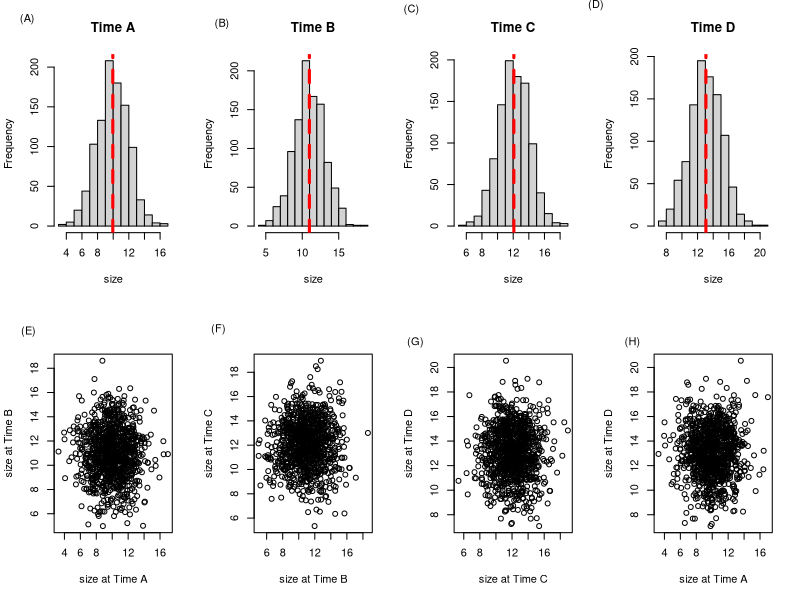
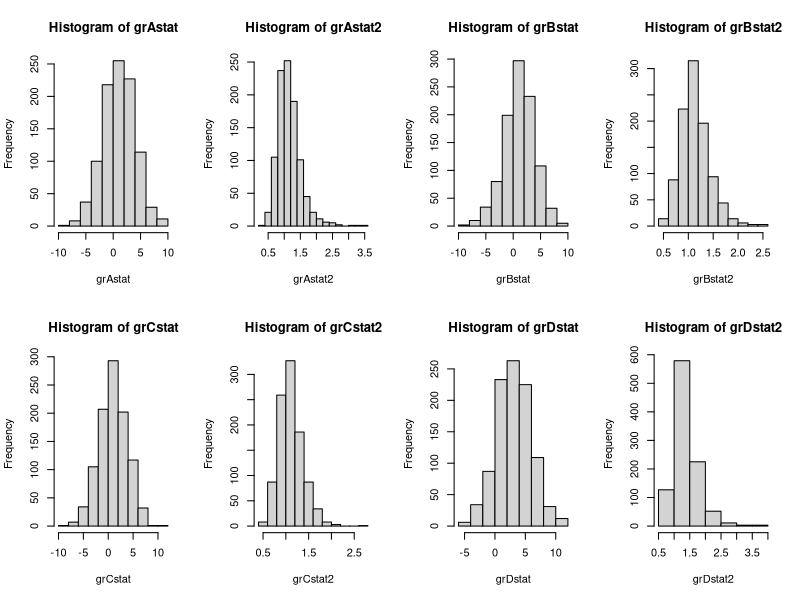
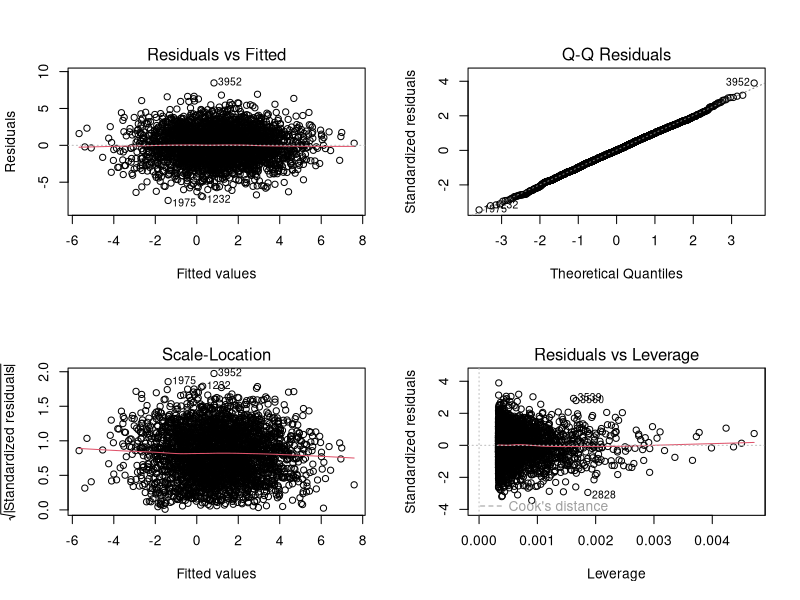
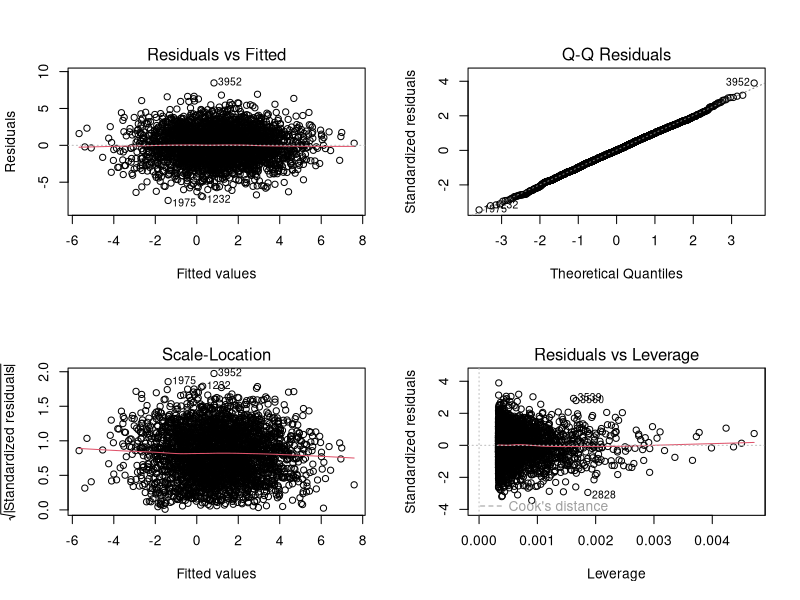
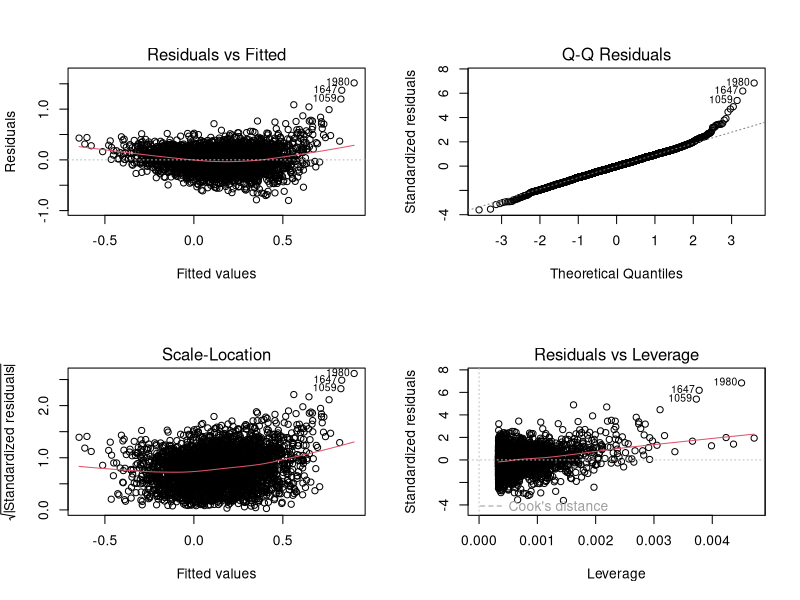
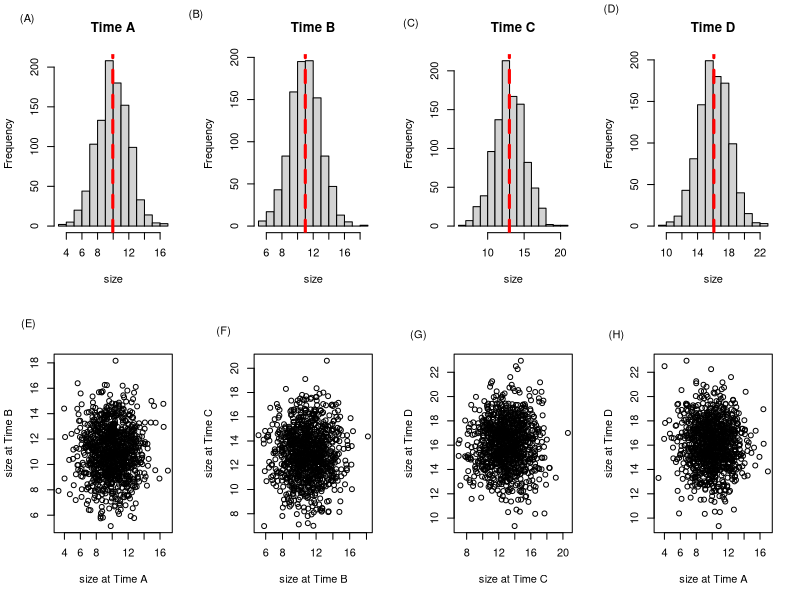
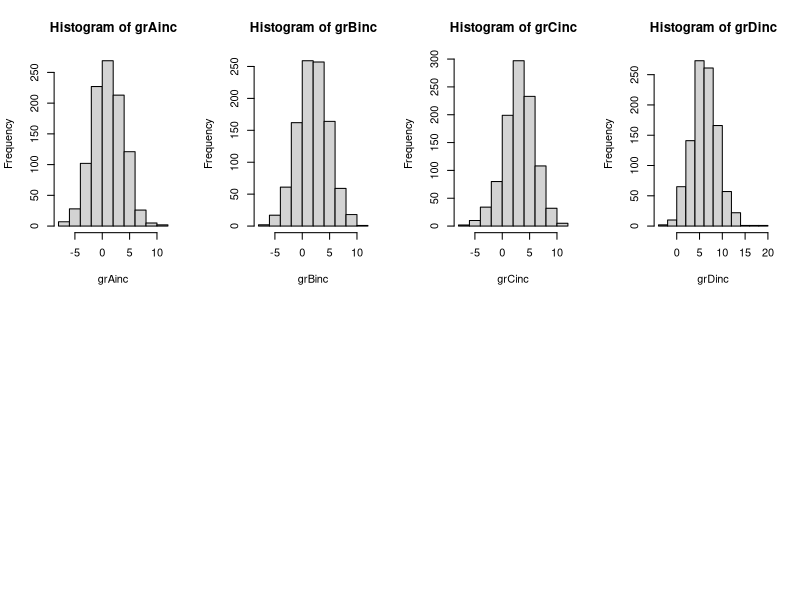
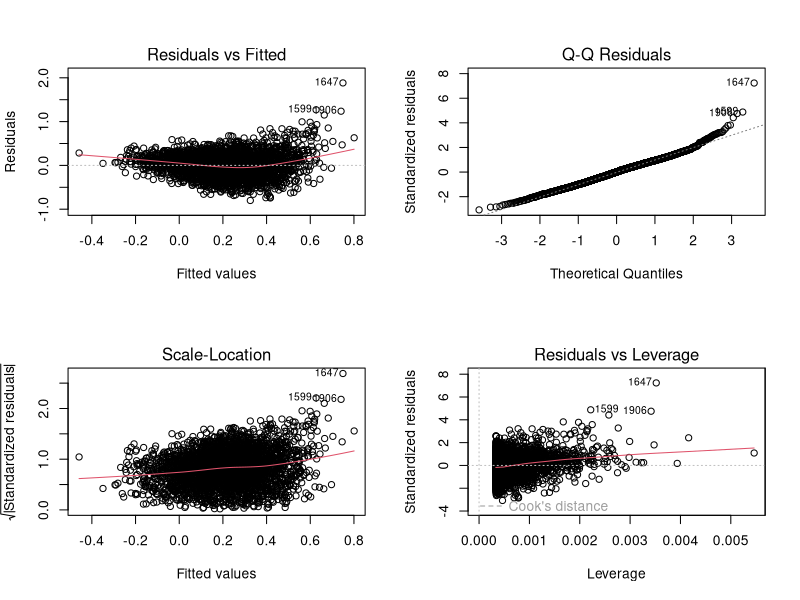

Write R code to recreate these figures, in order. (Note: this script raises an error after producing the figures.)
library(ggplot2)
library(ggsignif)
library(gridExtra)
library(ggpubr)
library(splines)

#first lets simulate some data over fake time-steps - mean changes, but variance stays the same

###################################
#case one, increasing growth, but static growth rate (mean diff of 1 between each time step)

set.seed(42) 

par(mfrow=c(2,4))
set.seed(42) #to ensure repeatability; skip to vary results slightly each time
tA<-rnorm(1000,mean=10,sd=2)
hist(tA, xlab="size",main="Time A")
text(x = -1, y = 260, labels = "(A)", xpd = NA)
abline(v = mean(tA), col="red", lwd=3, lty=2)

set.seed(1) #to ensure repeatability; skip to vary results slightly each time
tB<-rnorm(1000,mean=11,sd=2)
hist(tB, xlab="size",main="Time B")
text(x = -1, y = 260, labels = "(B)", xpd = NA)
abline(v = mean(tB), col="red", lwd=3, lty=2)

set.seed(16) #to ensure repeatability; skip to vary results slightly each time
tC<-rnorm(1000,mean=12,sd=2)
hist(tC, xlab="size",main="Time C")
text(x = -1, y = 260, labels = "(C)", xpd = NA)
abline(v = mean(tC), col="red", lwd=3, lty=2)

set.seed(89) #to ensure repeatability; skip to vary results slightly each time
tD<-rnorm(1000,mean=13,sd=2)
hist(tD, xlab="size",main="Time D")
text(x = -1, y = 260, labels = "(D)", xpd = NA)
abline(v = mean(tD), col="red", lwd=3, lty=2)

plot(tB~tA, xlab = "size at Time A", ylab = "size at Time B")
text(x = -0.5, y = 21, labels = "(E)", xpd = NA)
summary(lm(tB~tA)) #UNCORRELATED
plot(tC~tB, xlab = "size at Time B", ylab = "size at Time C")
text(x = 0, y = 21.5, labels = "(F)", xpd = NA)
summary(lm(tC~tB)) #UNCORRELATED
plot(tD~tC, xlab = "size at Time C", ylab = "size at Time D")
text(x = 0, y = 22, labels = "(G)", xpd = NA)
summary(lm(tC~tD)) #UNCORRELATED
plot(tD~tA, xlab = "size at Time A", ylab = "size at Time D")
text(x = 0, y = 22, labels = "(H)", xpd = NA)
summary(lm(tD~tA)) #UNCORRELATED

grAstat<-tB-tA
hist(grAstat)
mean(grAstat) #close to 1 as desired

grAstat2<-tB/tA
hist(grAstat2)
mean(grAstat2)

grBstat<-tC-tB
hist(grBstat)
mean(grBstat) #close to 1 as desired

grBstat2<-tC/tB
hist(grBstat2)
mean(grBstat2) 

grCstat<-tD-tC
hist(grCstat)
mean(grCstat) #close to 1 as desired

grCstat2<-tD/tC
hist(grCstat2)
mean(grCstat2)

grDstat<-tD-tA
hist(grDstat)
mean(grDstat) #for a total of almost 3

grDstat2<-tD/tA
hist(grDstat2)
mean(grDstat2)

##now combine into dataframe
A<-as.data.frame(cbind("size"=tA,"growthRate"=grAstat,"growthRate2"=grAstat2,"InitialSize"=tA))
A$time<-rep("A",1000)
A$diff<-rep("A to A",1000)
head(A)

B<-as.data.frame(cbind("size"=tB,"growthRate"=grAstat, "growthRate2"=grAstat2,"InitialSize"=tA))
B$time<-rep("B",1000)
B$diff<-rep("A to B",1000)
head(B)

C<-as.data.frame(cbind("size"=tC,"growthRate"=grBstat, "growthRate2"=grBstat2,"InitialSize"=tB))
C$time<-rep("C",1000)
C$diff<-rep("B to C",1000)
head(C)

D<-as.data.frame(cbind("size"=tD,"growthRate"=grCstat, "growthRate2"=grCstat2,"InitialSize"=tC))
D$time<-rep("D",1000)
D$diff<-rep("C to D",1000)
head(D)

# Total<-as.data.frame(cbind("size"=tD,"growthRate"=grDstat,"InitialSize"=tA))
# Total$time<-rep("Total",1000)
# Total$diff<-rep("Total",1000)
# head(Total)


simStatic<-as.data.frame(rbind(A,B,C,D))
simStatic$stdGR<-(simStatic$growthRate/simStatic$InitialSize) #calculate standardized growth rate
simStatic$time<-factor(simStatic$time,ordered = T,levels=c("A","B","C","D")) #making time ordinal

#and generate plots and statistics

#For size over time
StatSize<-ggplot(simStatic, aes(x=time, y=size)) + geom_boxplot() +theme_bw()+ylab("Size")+xlab(NULL)+ggtitle("Static Growth Rate")+ geom_signif(comparisons = list(c("A", "B"),c("B", "C"),c("C", "D")), map_signif_level=TRUE) #simulated size data gets bigger over time steps on average, but no correlation between individuals across time-points
Mss<-aov(size~time,simStatic)
summary(Mss)
TukeyHSD(Mss,which="time") #size at each time-step sig diff from all others

#For growth over time
subStat1=subset(simStatic,time!="A") #3 pairwise differences for 4 time-points
StatGrowth<-ggplot(subStat1, aes(x=diff, y=growthRate)) + geom_boxplot() +theme_bw() +ylab("Growth") +xlab(NULL) 
Msgr<-aov(growthRate~diff,subStat1) 
summary(Msgr) #no change over time


#For standardized growth over time
StatGrowthStd<-ggplot(subStat1, aes(x=diff, y=stdGR)) + geom_boxplot() +theme_bw() +ylab("Std Growth") +xlab(NULL) + geom_signif(comparisons = list(c("A to B", "C to D")), map_signif_level=TRUE) #this is spurious significance based on table below - need to correct in final plot
Msgrs<-aov(stdGR~diff,subStat1) 
summary(Msgrs) #decreasing over time
TukeyHSD(Msgrs,which="diff") #sig difference bewteen first and last time windows


#for growth rate vs initial size v1
StatGrowthVSsize<-ggplot(subStat1, aes(x=InitialSize, y=growthRate)) + geom_point(alpha=0.3) +geom_smooth(method='lm')+theme_bw() +ylab("Growth") +xlab(NULL) +ggtitle("Static Growth Rate")
summary(lm(growthRate~InitialSize,subStat1)) #significant negative relationship
par(mfrow=c(2,2))
plot(lm(growthRate~InitialSize,subStat1)) #satisfies assumptions of linear model
# see https://www.sthda.com/english/articles/39-regression-model-diagnostics/161-linear-regression-assumptions-and-diagnostics-in-r-essentials/

StatGrowth2VSsize<-ggplot(subStat1, aes(x=InitialSize, y=growthRate2)) + geom_point(alpha=0.3) +geom_smooth(method='lm')+theme_bw() +ylab("Growth") +xlab(NULL) +ggtitle("Static Growth Rate")
summary(lm(growthRate~InitialSize,subStat1)) #significant negative relationship
par(mfrow=c(2,2))
plot(lm(growthRate~InitialSize,subStat1)) #satisfies assumptions of linear model
# see https://www.sthda.com/english/articles/39-regression-model-diagnostics/161-linear-regression-assumptions-and-diagnostics-in-r-essentials/



###now, plot standardized growth rates and see how relationship looks

StatStdGrowthVSsize<-ggplot(subStat1, aes(x=InitialSize, y=stdGR)) + geom_point(alpha=0.3) +geom_smooth()+theme_bw()+ylab("Std. Growth") +xlab(NULL) 
#strong negative non-linear?
par(mfrow=c(2,2))
plot(lm(stdGR~InitialSize,subStat1)) #yep, violates assumptions 


############################
#case two, increasing growth, with increasing growth rate (mean diff increases each time step)

par(mfrow=c(2,4))
set.seed(42) #to ensure repeatability; skip to vary results slightly each time
tA<-rnorm(1000,mean=10,sd=2)
hist(tA, xlab="size",main="Time A")
text(x = -1, y = 260, labels = "(A)", xpd = NA)
abline(v = mean(tA), col="red", lwd=3, lty=2)

tB<-rnorm(1000,mean=11,sd=2)
set.seed(1) #to ensure repeatability; skip to vary results slightly each time
hist(tB, xlab="size",main="Time B")
text(x = -3, y = 250, labels = "(B)", xpd = NA)
abline(v = mean(tB), col="red", lwd=3, lty=2)

tC<-rnorm(1000,mean=13,sd=2)
set.seed(16) #to ensure repeatability; skip to vary results slightly each time
hist(tC, xlab="size",main="Time C")
text(x = -0.5, y = 260, labels = "(C)", xpd = NA)
abline(v = mean(tC), col="red", lwd=3, lty=2)

tD<-rnorm(1000,mean=16,sd=2)
set.seed(89) #to ensure repeatability; skip to vary results slightly each time
hist(tD, xlab="size",main="Time D")
text(x = 3, y = 260, labels = "(D)", xpd = NA)
abline(v = mean(tD), col="red", lwd=3, lty=2)

plot(tB~tA, xlab = "size at Time A", ylab = "size at Time B")
text(x = -0.5, y = 21, labels = "(E)", xpd = NA)
summary(lm(tB~tA)) #UNCORRELATED
plot(tC~tB, xlab = "size at Time B", ylab = "size at Time C")
text(x = 1, y = 23, labels = "(F)", xpd = NA)
summary(lm(tC~tB)) #UNCORRELATED
plot(tD~tC, xlab = "size at Time C", ylab = "size at Time D")
text(x = 2, y = 25, labels = "(G)", xpd = NA)
summary(lm(tC~tD)) #UNCORRELATED
plot(tD~tA, xlab = "size at Time A", ylab = "size at Time D")
text(x = -2, y = 25, labels = "(H)", xpd = NA)
summary(lm(tD~tA)) #UNCORRELATED

grAinc<-tB-tA
hist(grAinc)
mean(grAinc) #nearly 1

grBinc<-tC-tB
hist(grBinc)
mean(grBinc) #nearly 2

grCinc<-tD-tC
hist(grCinc)
mean(grCinc) #nearly 3

grDinc<-tD-tA
hist(grDinc)
mean(grDinc) #for a total of 6

##now combine into dataframe
A<-as.data.frame(cbind("size"=tA,"growthRate"=grAinc,"InitialSize"=tA))
A$time<-rep("A",1000)
A$diff<-rep("A to A",1000)
head(A)

B<-as.data.frame(cbind("size"=tB,"growthRate"=grAinc,"InitialSize"=tA))
B$time<-rep("B",1000)
B$diff<-rep("A to B",1000)
head(B)

C<-as.data.frame(cbind("size"=tC,"growthRate"=grBinc,"InitialSize"=tB))
C$time<-rep("C",1000)
C$diff<-rep("B to C",1000)
head(C)

D<-as.data.frame(cbind("size"=tD,"growthRate"=grCinc,"InitialSize"=tC))
D$time<-rep("D",1000)
D$diff<-rep("C to D",1000)
head(D)


simInc<-as.data.frame(rbind(A,B,C,D))
simInc$stdGR<-(simInc$growthRate/simInc$InitialSize) #calculate standardized growth rate
simInc$time<-factor(simInc$time,ordered = T,levels=c("A","B","C","D")) #making time ordinal

#and plot
IncSize<-ggplot(simInc, aes(x=time, y=size)) + geom_boxplot() +theme_bw()+ylab(NULL)+xlab(NULL) +ggtitle("Incr. Growth Rate")+ geom_signif(comparisons = list(c("A", "B"),c("B", "C"),c("C", "D")), map_signif_level=TRUE)#simulated size data gets bigger over time steps - pseudo exponential
Mis<-aov(size~time,simInc)
summary(Mis)
TukeyHSD(Mis,which="time") #size at each time-step sig diff from all others

#For growth over time
subInc1=subset(simInc,time!="A") #3 pairwise differences for 4 time-points
IncGrowth<-ggplot(subInc1, aes(x=diff, y=growthRate)) + geom_boxplot() +theme_bw() +ylab(NULL) +xlab(NULL) + geom_signif(comparisons = list(c("A to B", "B to C"),c("B to C", "C to D")), map_signif_level=TRUE)
Migr<-aov(growthRate~diff,subInc1) 
summary(Migr) #sig diff over time
TukeyHSD(Migr,which="diff") #increasing (diff always positive)

#For standardized growth over time
IncGrowthStd<-ggplot(subInc1, aes(x=diff, y=stdGR)) + geom_boxplot() +theme_bw() +ylab(NULL) +xlab(NULL) + geom_signif(comparisons = list(c("A to B", "B to C"),c("B to C", "C to D")), map_signif_level=TRUE)
Migrs<-aov(stdGR~diff,subInc1) 
summary(Migrs) #decreasing over time
TukeyHSD(Migrs,which="diff") #sig difference bewteen first and last time windows

#for growth rate vs initial size 
IncGrowthVSsize<-ggplot(subInc1, aes(x=InitialSize, y=growthRate)) + geom_point(alpha=0.3) +geom_smooth(method='lm')+theme_bw() +ylab(NULL) +xlab(NULL) +ggtitle("Increasing Growth Rate")
summary(lm(growthRate~InitialSize,subInc1)) #significant negative relationship


###now, plot standardized growth rates and see how relationship looks

IncStdGrowthVSsize<-ggplot(subInc1, aes(x=InitialSize, y=stdGR)) + geom_point(alpha=0.3) +geom_smooth()+theme_bw()+ylab(NULL) +xlab(NULL)
 #very strong negative (and nonlinear) relationship
par(mfrow=c(2,2))
plot(lm(stdGR~InitialSize,subInc1)) #yep, violates assumptions 


######################################################################################
#case three, increasing growth, with decreasing growth rate (mean diff decreases each time step)
par(mfrow=c(2,4))
set.seed(42) #to ensure repeatability; skip to vary results slightly each time
tA<-rnorm(1000,mean=10,sd=2)
hist(tA, xlab="size",main="Time A")
text(x = -1, y = 240, labels = "(A)", xpd = NA)
abline(v = mean(tA), col="red", lwd=3, lty=2)

set.seed(1) #to ensure repeatability; skip to vary results slightly each time
tB<-rnorm(1000,mean=13,sd=2)
hist(tB, xlab="size",main="Time B")
text(x = 2, y = 250, labels = "(B)", xpd = NA)
abline(v = mean(tB), col="red", lwd=3, lty=2)

set.seed(16) #to ensure repeatability; skip to vary results slightly each time
tC<-rnorm(1000,mean=15,sd=2)
hist(tC, xlab="size",main="Time C")
text(x = -1, y = 240, labels = "(C)", xpd = NA)
abline(v = mean(tC), col="red", lwd=3, lty=2)

set.seed(89) #to ensure repeatability; skip to vary results slightly each time
tD<-rnorm(1000,mean=16,sd=2)
hist(tD, xlab="size",main="Time D")
text(x = 3, y = 240, labels = "(D)", xpd = NA)
abline(v = mean(tD), col="red", lwd=3, lty=2)

plot(tB~tA, xlab = "size at Time A", ylab = "size at Time B")
text(x = -0.5, y = 22, labels = "(E)", xpd = NA)
summary(lm(tB~tA)) #UNCORRELATED
plot(tC~tB, xlab = "size at Time B", ylab = "size at Time C")
text(x = 3, y = 24, labels = "(F)", xpd = NA)
summary(lm(tC~tB)) #UNCORRELATED
plot(tD~tC, xlab = "size at Time C", ylab = "size at Time D")
text(x = 2, y = 25, labels = "(G)", xpd = NA)
summary(lm(tC~tD)) #UNCORRELATED
plot(tD~tA, xlab = "size at Time A", ylab = "size at Time D")
text(x = -0.5, y = 25, labels = "(H)", xpd = NA)
summary(lm(tD~tA)) #UNCORRELATED

grAdec<-tB-tA
hist(grAdec)
mean(grAdec) #nearly 3

grBdec<-tC-tB
hist(grBdec)
mean(grBdec) #nearly 2

grCdec<-tD-tC
hist(grCdec)
mean(grCdec) #nearly 1

grDdec<-tD-tA
hist(grDdec)
mean(grDdec) #for a total of 6


##now combine into dataframe
A<-as.data.frame(cbind("size"=tA,"growthRate"=grAdec,"InitialSize"=tA))
A$time<-rep("A",1000)
A$diff<-rep("A to A",1000)
head(A)

B<-as.data.frame(cbind("size"=tB,"growthRate"=grAdec,"InitialSize"=tA))
B$time<-rep("B",1000)
B$diff<-rep("A to B",1000)
head(B)

C<-as.data.frame(cbind("size"=tC,"growthRate"=grBdec,"InitialSize"=tB))
C$time<-rep("C",1000)
C$diff<-rep("B to C",1000)
head(C)

D<-as.data.frame(cbind("size"=tD,"growthRate"=grCdec,"InitialSize"=tC))
D$time<-rep("D",1000)
D$diff<-rep("C to D",1000)
head(D)


simDec<-as.data.frame(rbind(A,B,C,D))
simDec$stdGR<-(simDec$growthRate/simDec$InitialSize) #calculate standardized growth rate
simDec$time<-factor(simDec$time,ordered = T,levels=c("A","B","C","D")) #making time ordinal

#and generate plots and statistics

#For size over time
DecSize<-ggplot(simDec, aes(x=time, y=size)) + geom_boxplot() +theme_bw()+ylab(NULL)+xlab(NULL) +ggtitle("Decr. Growth Rate")+ geom_signif(comparisons = list(c("A", "B"),c("B", "C"),c("C", "D")), map_signif_level=TRUE) #simulated size data gets bigger over time steps on average, but no correlation between individuals across time-points
Mds<-aov(size~time,simDec)
summary(Mds)
TukeyHSD(Mds,which="time") #size at each time-step sig diff from all others

#For growth over time
subDec1=subset(simDec,time!="A") #3 pairwise differences for 4 time-points
DecGrowth<-ggplot(subDec1, aes(x=diff, y=growthRate)) + geom_boxplot() +theme_bw() +ylab(NULL) +xlab(NULL) + geom_signif(comparisons = list(c("A to B", "B to C"),c("B to C", "C to D")), map_signif_level=TRUE)
Mdgr<-aov(growthRate~diff,subDec1) 
summary(Mdgr) #sig diff over time
TukeyHSD(Mdgr,which="diff") #size at each time-step sig diff from all others, decreases


#For standardized growth over time
DecGrowthStd<-ggplot(subDec1, aes(x=diff, y=stdGR)) + geom_boxplot() +theme_bw() +ylab(NULL) +xlab(NULL) + geom_signif(comparisons = list(c("A to B", "B to C"),c("B to C", "C to D")), map_signif_level=TRUE)
Mdgrs<-aov(stdGR~diff,subDec1) 
summary(Mdgrs) #decreasing over time
TukeyHSD(Mdgrs,which="diff") #sig difference bewteen first and last time windows


#for growth rate vs initial size 
DecGrowthVSsize<-ggplot(subDec1, aes(x=InitialSize, y=growthRate)) + geom_point(alpha=0.3) +geom_smooth(method='lm')+theme_bw() +ylab(NULL) +xlab(NULL) +ggtitle("Decreasing Growth Rate")
summary(lm(growthRate~InitialSize,subDec1)) #significant negative relationship


###now, plot standardized growth rates and see how relationship looks

DecStdGrowthVSsize<-ggplot(subDec1, aes(x=InitialSize, y=stdGR)) + geom_point(alpha=0.3) +geom_smooth()+theme_bw()+ylab(NULL) +xlab(NULL)
 #very strong negative (and nonlinear) relationship
par(mfrow=c(2,2))
plot(lm(stdGR~InitialSize,subDec1)) #yep, violates assumptions 


######################################################################################
#now for real world data - from Million et al. 2022
#https://github.com/wyattmillion/Acer_Morphological_Plasticity/blob/main/AcerMorphologyData_Imputed2.csv

dat<-read.csv(file="AcerMorphologyData_Imputed2.csv",stringsAsFactors=TRUE,header=TRUE)
summary(dat) #lots of variables, will restrict to just TLE and reformat as simulated datasets above
names(dat) #want columns: 8,15,22,29,36

datTLE<-dat[,c(8,15,22,29,36)]
summary(datTLE)

dat$growth<-dat$TLE12..cm. - dat$TLE1..cm. #calculate growth
dat$stdGR<-(dat$growth/dat$TLE1..cm.) #calculate standardized growth rate

summary(dat) #367 NAs or missing datapoints total - remove

dat2<-dat[complete.cases(dat$growth), ]


par(mfrow=c(2,5))
hist(dat$T0_TLE, xlab="size",main="Time 0")
text(x = -3, y = 90, labels = "(A)", xpd = NA)
abline(v = mean(tA), col="red", lwd=3, lty=2)

hist(dat$T3_TLE, xlab="size",main="Time 3 months")
text(x = -5, y = 90, labels = "(B)", xpd = NA)
abline(v = mean(tB), col="red", lwd=3, lty=2)

hist(dat$T6_TLE, xlab="size",main="Time 6 months") #becomming more non-normal as we go...breakage
text(x = -8, y = 110, labels = "(C)", xpd = NA)
abline(v = mean(tC), col="red", lwd=3, lty=2)

hist(dat$T9_TLE, xlab="size",main="Time 9 months")
text(x = -8, y = 100, labels = "(D)", xpd = NA)
abline(v = mean(tD), col="red", lwd=3, lty=2)

hist(dat$T12_TLE, xlab="size",main="Time 12 months")
text(x = -8, y = 110, labels = "(E)", xpd = NA)
abline(v = mean(tD), col="red", lwd=3, lty=2)

plot(dat$T3_TLE~dat$T0_TLE, xlab = "size at Time 0", ylab = "size at Time 3 mos")
text(x = -3, y = 40, labels = "(F)", xpd = NA)
summary(lm(dat$T3_TLE~dat$T0_TLE)) #positively correlated
plot(dat$T6_TLE~dat$T3_TLE, xlab = "size at Time 3 mos", ylab = "size at Time 6 mos")
text(x = -5, y = 63, labels = "(G)", xpd = NA)
summary(lm(dat$T6_TLE~dat$T3_TLE)) #positively correlated
plot(dat$T9_TLE~dat$T6_TLE, xlab = "size at Time 6 mos", ylab = "size at Time 9 mos")
text(x = -7, y = 82, labels = "(H)", xpd = NA)
summary(lm(dat$T9_TLE~dat$T6_TLE)) #positively correlated
plot(dat$T12_TLE~dat$T9_TLE, xlab = "size at Time 9 mos", ylab = "size at Time 12 mos")
text(x = -8, y = 180, labels = "(I)", xpd = NA)
summary(lm(dat$T12_TLE~dat$T9_TLE)) #strong positive corr

plot(dat$T12_TLE~dat$T0_TLE, xlab = "size at Time 0", ylab = "size at Time 12 mos")
text(x = -3, y = 180, labels = "(J)", xpd = NA)
summary(lm(dat$T12_TLE~dat$T0_TLE)) #positive, but not as strong

#now calculate growth rates between time steps

grAmil<-dat$T3_TLE-dat$T0_TLE
hist(grAmil)
summary(grAmil) #13 NAs due to missingness/mortality
grAmilCC<-grAmil[complete.cases(grAmil)]
mean(grAmilCC) #1.95
median(grAmilCC) #2.37

grBmil<-dat$T6_TLE-dat$T3_TLE
hist(grBmil)
summary(grBmil) #36 NAs due to missingness/mortality
grBmilCC<-grBmil[complete.cases(grBmil)]
mean(grBmilCC) #2.66
median(grBmilCC) #3.32

grCmil<-dat$T9_TLE-dat$T6_TLE
hist(grCmil)
summary(grCmil) #64 NAs due to missingness/mortality
grCmilCC<-grCmil[complete.cases(grCmil)]
mean(grCmilCC) #4.83
median(grCmilCC) #4.56

grDmil<-dat$T12_TLE-dat$T9_TLE
hist(grDmil)
summary(grDmil) #70 NAs due to missingness/mortality
grDmilCC<-grDmil[complete.cases(grDmil)]
mean(grDmilCC) #11.7
median(grDmilCC) #9.38

grEmil<-dat$T12_TLE-dat$T0_TLE
hist(grEmil)
summary(grEmil) #65 NAs due to missingness/mortality
grEmilCC<-grEmil[complete.cases(grEmil)]
mean(grEmilCC) #22.2
median(grEmilCC) #18.51



##now combine into dataframe
A<-as.data.frame(cbind("size"=dat$T0_TLE,"growthRate"=grAmil,"InitialSize"=dat$T0_TLE,"breaks"=dat$CulumativeBreaks))
A$time<-rep("T0",nrow(A))
A$diff<-rep("T0 to T0",nrow(A))
head(A)
summary(A) #need to kill off NAs
Acc<-A[complete.cases(A$growthRate),]
summary(Acc)

B<-as.data.frame(cbind("size"=dat$T3_TLE,"growthRate"=grAmil,"InitialSize"=dat$T0_TLE,"breaks"=dat$T3_Break))
B$time<-rep("T3",nrow(B))
B$diff<-rep("T0 to T3",nrow(B))
head(B)
summary(B) #need to kill off NAs
Bcc<-B[complete.cases(B$growthRate),]
summary(Bcc)


C<-as.data.frame(cbind("size"=dat$T6_TLE,"growthRate"=grBmil,"InitialSize"=dat$T3_TLE,"breaks"=dat$T6_Break))
C$time<-rep("T6",nrow(C))
C$diff<-rep("T3 to T6",nrow(C))
head(C)
summary(C) #need to kill off NAs
Ccc<-C[complete.cases(C$growthRate),]
summary(Ccc)


D<-as.data.frame(cbind("size"=dat$T9_TLE,"growthRate"=grCmil,"InitialSize"=dat$T6_TLE,"breaks"=dat$T9_Break))
D$time<-rep("T9",nrow(D))
D$diff<-rep("T6 to T9",nrow(D))
head(D)
summary(D) #need to kill off NAs
Dcc<-D[complete.cases(D$growthRate),]
summary(Dcc)


E<-as.data.frame(cbind("size"=dat$T12_TLE,"growthRate"=grDmil,"InitialSize"=dat$T9_TLE,"breaks"=dat$T12_Break))
E$time<-rep("T12",nrow(E))
E$diff<-rep("T9 to T12",nrow(E))
head(E)
summary(E) #need to kill off NAs
Ecc<-E[complete.cases(E$growthRate),]
summary(Ecc)



simMil<-as.data.frame(rbind(Acc,Bcc,Ccc,Dcc,Ecc))

summary(simMil) 
head(simMil)

simMil$stdGR<-(simMil$growthRate/simMil$InitialSize) #calculate standardized growth rate - errors arise bc in some instances initial size is 0 due to breakage...must also remove these NAs and infinite values

simMil[!is.finite(simMil$stdGR),] <- NA

summary(simMil) #convert INF to NA

simMil<-simMil[complete.cases(simMil$stdGR),] #now remove NA

simMil$time<-factor(simMil$time,ordered = T,levels=c("T0","T3","T6","T9","T12")) #making time ordinal

subMilnb=subset(simMil,breaks<1) #remove breakage


#and generate plots and statistics

#For size over time
MilSize<-ggplot(subMilnb, aes(x=time, y=size)) + geom_boxplot() +theme_bw()+ylab(NULL)+xlab(NULL) +ggtitle("A. cervicornis")+ geom_signif(comparisons = list(c("T0", "T3"),c("T9", "T12")), map_signif_level=TRUE) #size increases over time 
#NOTE tukey stars are overestimated - need to correct for stats below

Mms<-aov(size~time,subMilnb)
summary(Mms)
TukeyHSD(Mms,which="time") #T0 to T3 not diff, but all other time steps increase

#For growth over time
subMil1=subset(subMilnb,time!="T0") #4 pairwise differences for 5 time-points
MilGrowth<-ggplot(subMil1, aes(x=diff, y=growthRate)) + geom_boxplot() +theme_bw() +ylab(NULL) +xlab(NULL) + theme(axis.text.x = element_text(angle = 45, vjust = 1, hjust=1)) + geom_signif(comparisons = list(c("T6 to T9", "T9 to T12")), map_signif_level=TRUE)
Mmgr<-aov(growthRate~diff,subMil1) 
summary(Mmgr) #sig diff over time
TukeyHSD(Mmgr,which="diff") #size at each time-step sig diff from all others, decreases


#For standardized growth over time
MilGrowthStd<-ggplot(subMil1, aes(x=diff, y=stdGR)) + geom_boxplot() +theme_bw() +ylab(NULL) +xlab(NULL) + theme(axis.text.x = element_text(angle = 45, vjust = 1, hjust=1)) + geom_signif(comparisons = list(c("T6 to T9", "T9 to T12")), map_signif_level=TRUE)
Mmgrs<-aov(stdGR~diff,subMil1) 
summary(Mmgrs) #decreasing over time
TukeyHSD(Mmgrs,which="diff") #sig difference bewteen first and last time windows


#for growth rate vs initial size, remove instances of breakage
MilGrowthVSsize<-ggplot(subMil1, aes(x=InitialSize, y=growthRate)) + geom_point(alpha=0.3) +geom_smooth(method='lm')+theme_bw() +ylab(NULL) +xlab(NULL) +ggtitle("A. cervicornis")
summary(lm(growthRate~InitialSize,subMil1)) #significant positive relationship
par(mfrow=c(2,2))
plot(lm(stdGR~InitialSize,subMil1)) #violates assumptions bc variance increases over time



###now, plot standardized growth rates and see how relationship looks

MilStdGrowthVSsize<-ggplot(subMil1, aes(x=InitialSize, y=stdGR)) + geom_point(alpha=0.3) +geom_smooth()+theme_bw()+ylab(NULL) +xlab(NULL)
 #very strong negative (and nonlinear) relationship
par(mfrow=c(2,2))
plot(lm(stdGR~InitialSize,subDec1)) #yep, violates assumptions 

head(dat)



##########################################
## one plot to rule them all
###########################################

#Figure 1
pdf(file="sizeGrowthPanelsFig1.pdf", width=8, height=8)
ggarrange(StatSize,IncSize,DecSize,MilSize,StatGrowth,IncGrowth,DecGrowth,MilGrowth,StatGrowthStd,IncGrowthStd,DecGrowthStd,MilGrowthStd,ncol=4,nrow=3,labels=c('A','B','C','D','E','F','G','H','I', 'J', 'K','L'),font.label = list(size = 12, color = "black", face = "plain", family = NULL))
dev.off()

#######
#REGRESSION TO THE MEAN. the negative relationship is a statistical artifact of initial size being included in both X and Y terms 
#regardless of underlying relationship


### NOW lets apply correction for regression to mean using function from Kelley & Price 2005, 
## as scripted by Alex Gunderson for plasticity and modified here for calculating growth
## modifications are simply to change references to plasticity to growth

#R script for function to correct regression values for regression to the mean from Kelly and Price (2005). 
#Takes two vectors, one for each size measurement used to calculate growth, 
#and returns a data frame with three columns: 
#raw.growth – unadjusted growth values. 
#dstar – the correction factors to be applied to the mean raw growth value to create adjusted growth values. 
#adj.growth – adjusted growth values.

#for our purposes, m1 will be size at time A and m2 will be size at time D


#first, read in function - execute all code between ##### below
######################
rttm.adj<-function(m1, m2){
  raw.growth<-m2-m1
  vart<-var.test(m1,m2,paired = T) ## variances equal? 
  vpv<-vart$p.value # var.test p value
  m1m2cor<-cor.test(m1, m2) # test correlation between m1 and m2 
  rho<-m1m2cor$estimate # correlation coefficient between m1 and m2 
  m1sd<-sd(m1) # m1 sd
  m2sd<-sd(m2) # m2 sd
  m1v<-var(m1) # m1 var
  m2v<-var(m2) # m2 var
  m1m<-mean(m1) # m1 mean
  m2m<-mean(m2) # m2 mean
  pm<-mean(raw.growth)
  rho2<-(2*rho*m1sd*m2sd)/(m1v+m2v) # adjusted correlation coefficient used if variances are equal
  rhof<-ifelse(vpv <= 0.05, rho, rho2) # which rho is used for dstar calculation is based on variance comparison
  dstar<-(rhof*(m1-m1m)-(m2-m2m))*-1 # adjustment values. Multiply by -1 to flip sign because Kelly and Price based on plasticity as m1-m2, not m2-m1 as in most thermal tolerance estimates
  adj.growth <- pm+dstar # corrected plasticity. 
  out<-as.data.frame(cbind(raw.growth, dstar, adj.growth)) 
  return(out)
}

##########################

#our focal datasets are:
#subStat1
#subInc1
#subDec1

#where m1 or size at time A = InitialSize
#and m2 or size at time D = size

########### Static growth rate

statAdj<-rttm.adj(subStat1$InitialSize,subStat1$size)

subStat1$growthRate.rttm.adj<-statAdj$adj.growth

#statAdjstdGR<-rttm.adj(subStat1$InitialSize,subStat1$stdGR)

#subStat1$stdGR.rttm.adj<-statAdjstdGR$adj.growth

StatGrowthVSsizeADJ<-ggplot(subStat1, aes(x=InitialSize, y=growthRate.rttm.adj)) + geom_point(alpha=0.3) +geom_smooth(method='lm')+stat_cor(method='pearson')+theme_bw() +ylab("Adjusted Growth") +xlab("Initial Size")
cor(subStat1$InitialSize,subStat1$growthRate.rttm.adj, method='pearson') #no relationship ####### CORRECT BELOW


#StatStdGrowthVSsizeADJ<-ggplot(subStat1, aes(x=InitialSize, y=stdGR.rttm.adj)) + geom_point(alpha=0.3) +geom_smooth(method='lm')+theme_bw() +ylab("Std Growth Adjusted for Regression to Mean") +xlab("Initial Size")
#summary(lm(stdGR.rttm.adj~InitialSize,subStat1)) #spurious positive relationship - cannot apply this correction function in this case!


########### Increasing growth rate
subInc1
incAdj<-rttm.adj(subInc1$InitialSize,subInc1$size)

subInc1$growthRate.rttm.adj<-incAdj$adj.growth

incAdjstdGR<-rttm.adj(subInc1$InitialSize,subInc1$stdGR)

subInc1$stdGR.rttm.adj<-incAdjstdGR$adj.growth


IncGrowthVSsizeADJ<-ggplot(subInc1, aes(x=InitialSize, y=growthRate.rttm.adj)) + geom_point(alpha=0.3) +geom_smooth(method='lm')+stat_cor(method='pearson')+theme_bw() +ylab(NULL) +xlab("Initial Size")
cor(subInc1$InitialSize, subInc1$growthRate.rttm.adj,method='pearson') #positive correlation recovered! although not strong
cor(subInc1$InitialSize, subInc1$growthRate)
########### Decreasing growth rate

decAdj<-rttm.adj(subDec1$InitialSize,subDec1$size)

subDec1$growthRate.rttm.adj<-decAdj$adj.growth

DecGrowthVSsizeADJ<-ggplot(subDec1, aes(x=InitialSize, y=growthRate.rttm.adj)) + geom_point(alpha=0.3) +geom_smooth(method='lm')+stat_cor(method='pearson')+theme_bw() +ylab(NULL) +xlab("Initial Size")
cor(subDec1$InitialSize, subDec1$growthRate.rttm.adj,method='pearson') #negative relationship remains!


########### Million 2022

milAdj<-rttm.adj(subMil1$InitialSize,subMil1$size)

subMil1$growthRate.rttm.adj<-milAdj$adj.growth

MilGrowthVSsizeADJ<-ggplot(subMil1, aes(x=InitialSize, y=growthRate.rttm.adj)) + geom_point(alpha=0.3) +geom_smooth(method='lm')+stat_cor(method='pearson')+theme_bw() +ylab(NULL) +xlab("Initial Size")
cor(subMil1$InitialSize, subMil1$growthRate.rttm.adj,method='pearson') #positive correlation remains - this time strong


#Figure 2
ggarrange(StatGrowthVSsize,IncGrowthVSsize,DecGrowthVSsize,MilGrowthVSsize,StatStdGrowthVSsize,IncStdGrowthVSsize,DecStdGrowthVSsize,MilStdGrowthVSsize,StatGrowthVSsizeADJ,IncGrowthVSsizeADJ,DecGrowthVSsizeADJ,MilGrowthVSsizeADJ,ncol=4,nrow=3,labels=c('A','B','C','D','E','F','G','H','I','J','K','L'),font.label = list(size = 12, color = "black", face = "plain", family = NULL))


##### Now correct for slope for Million 2022 using repeat T0 measures data from Million et al 2021

setwd("~/Dropbox/CarlsLab/ResearchProjects/NOAA_CRCP/PALMATA/RegressionToMean")

#data downloaded from supplement: https://www.frontiersin.org/journals/marine-science/articles/10.3389/fmars.2021.646475/full
#note that asterisks in raw sheet have been replaced with NA as assumption is that this is missing data, then export as CSV

dat2<-read.csv(file="Acer3DMorphologyData.csv",stringsAsFactors=TRUE,header=TRUE)
summary(dat2)

#Blomvquist's formula uses variance in measurement error to calculate true slope

#SlopeCorrected = (SlopeRaw + k) / (1-k) 

#where k = variance of measurement error / total variance

#columns we care about are T0_TLE and T0_FieldTLE (repeat independent measures of TLE to calculate error)

#First calculate measurement error
dat2$meanDif<-dat2$T0_TLE-dat2$T0_FieldTLE

#then calculate variance of measurement error and store as k numerator
k_num<-var(dat2$meanDif)

#calculate total variance in TLE from original dataset
k_den<-var(subMilnb$size)
kk <- var(subMilnb$InitialSize)

#then calculate full k
k<-k_num/k_den 
k #pretty small value (expected, as shown in Million 2021 the 2 measures are pretty close)

#now get slope 
lm1<-lm(growthRate.rttm.adj~InitialSize,subMil1)
summary(lm1) #significant positive relationship

SlopeRaw<-coef(lm1)[2] #pull the slope

(SlopeRaw + k) / (1 - k) #correct for measurement error - again, slight adjustment, still positive!



# Calc v_err 
millsumm <- as.tibble(dat2) %>%
  select(T0_TLE, T0_FieldTLE) %>%
  mutate(across(everything(), log),
         diff = T0_TLE - T0_FieldTLE)
var(millsumm$diff)/2
